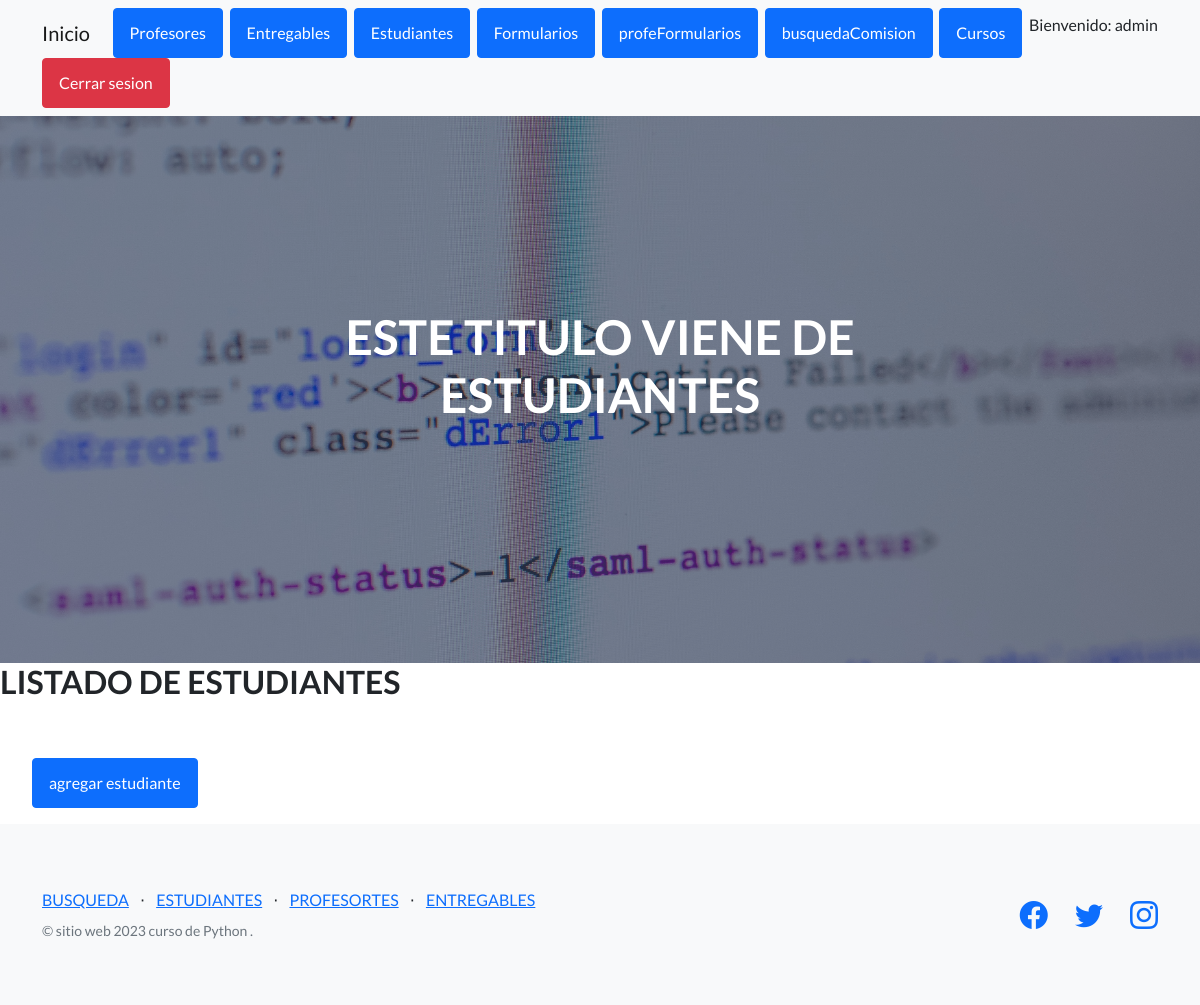
The app's page /AppCoder/estudiante/list (signed in), older data.
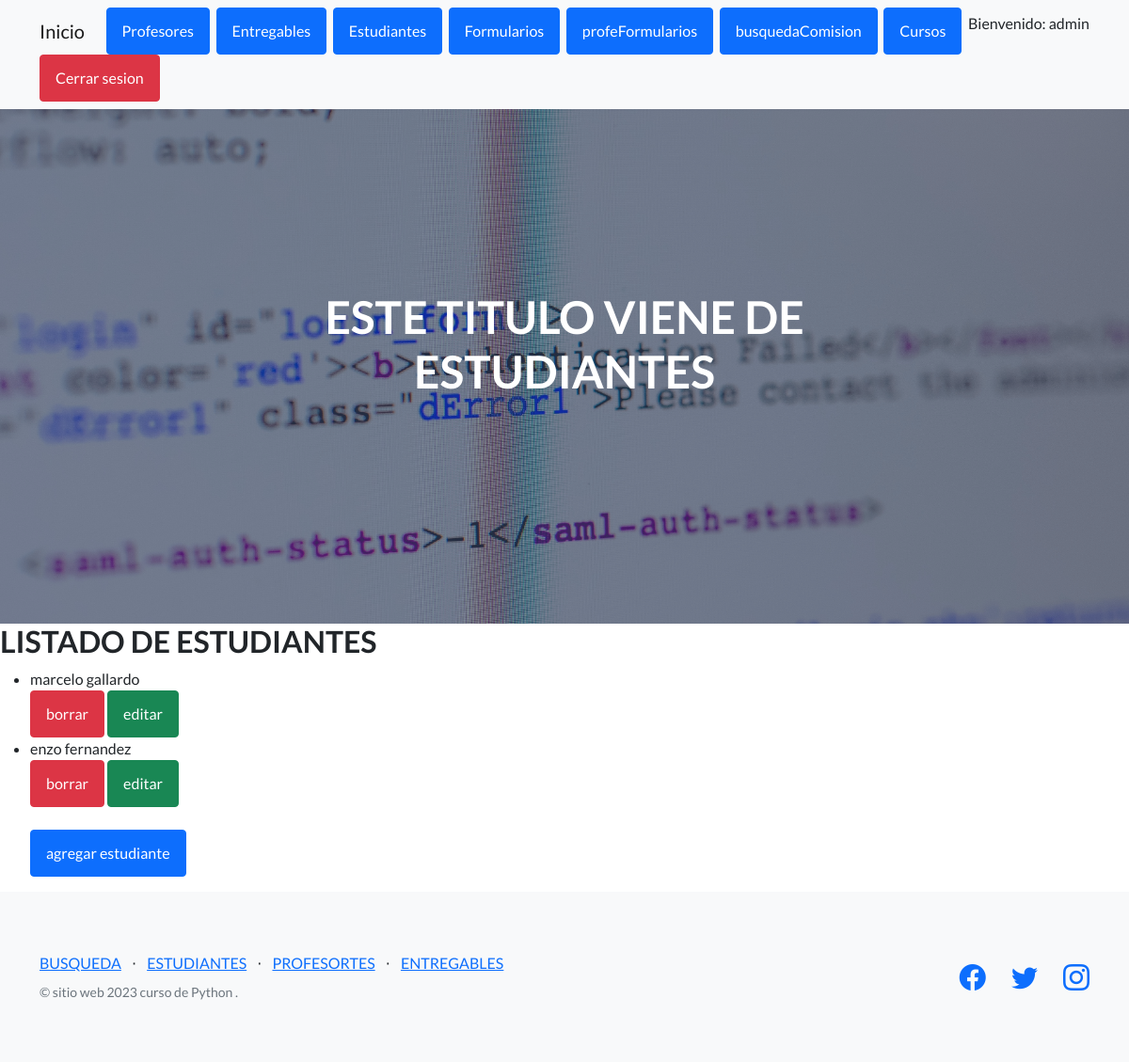
The same page, newer data.
### AppCoder/models.py (models this page shows)
class Estudiante(models.Model): # es una herencia objeto
    nombre=models.CharField(max_length=50)
    apellido=models.CharField(max_length=50)
    email=models.EmailField()
    def __str__(self):
        return f'{self.nombre} {self.apellido}'

### AppCoder/views.py (the view)
# urls.py: path('estudiante/list', EstudianteList.as_view(), name='estudiante_list'),
class EstudianteList(LoginRequiredMixin, ListView):
    model= Estudiante
    template_name= 'AppCoder/estudiantes.html'

### AppCoder/templates/AppCoder/estudiantes.html (shortened to what this page needs)
{% extends 'AppCoder/padre.html' %}
{% load static %}
{% block titulo %}
<h1 class="mb-5">ESTE TITULO VIENE DE ESTUDIANTES</h1>
{% endblock %}
{% block contenido_que_cambia %}
<h2>LISTADO DE ESTUDIANTES</h2>
<ul>
     {% for estudiante in object_list %}
     <li>
       {{ estudiante }}
    </li>
    <a class="btn btn-danger" href="{% url 'estudiante_borrar' estudiante.id %}">borrar</a>
    <a class="btn btn-success" href="{% url 'estudiante_editar' estudiante.id %}">editar</a>
    {% endfor %}
    <br>
    <br>
    <a class="btn btn-primary" href="{% url 'estudiante_crear' %}">agregar estudiante </a>
</ul>
{% endblock %}

Row changes from the older to the newer data that the page shows:
added Estudiante: nombre+apellido "marcelo gallardo"
added Estudiante: nombre+apellido "enzo fernandez"
